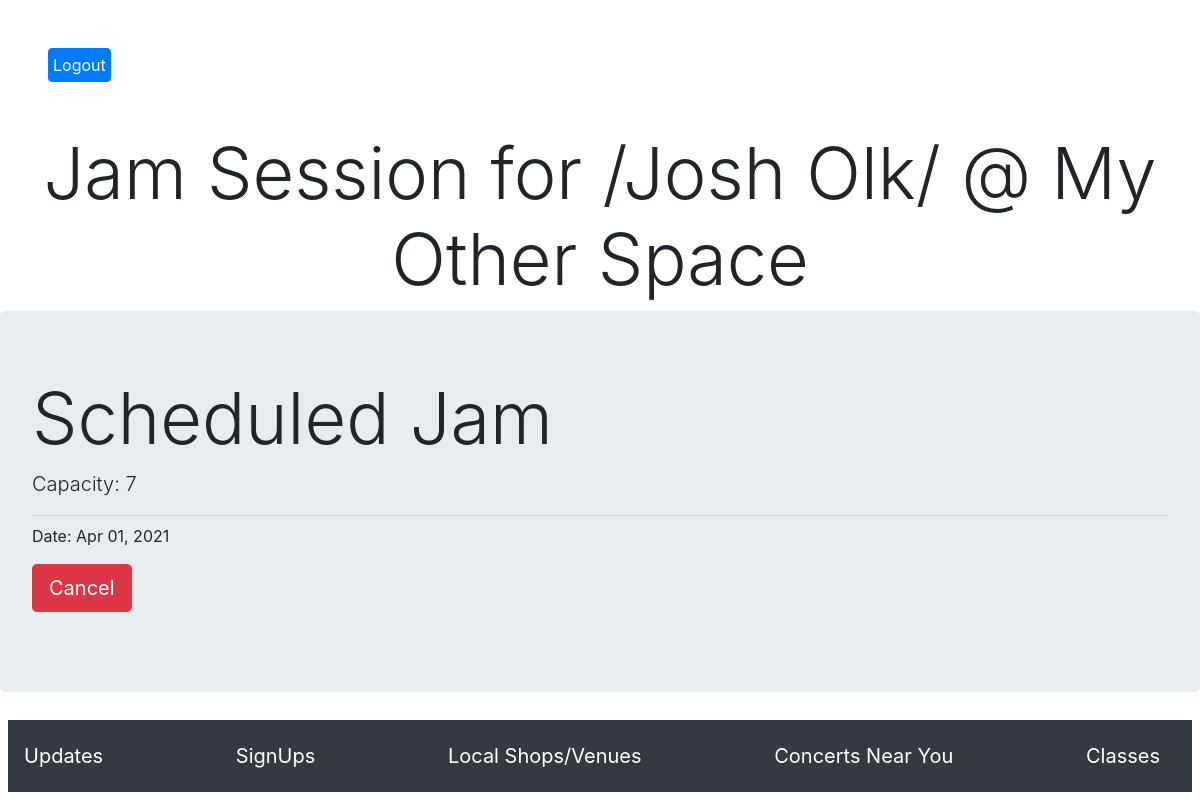
The app's page /validated/2 (signed in) with its own data.
### models.py (models this page shows, shortened)
class User(db.Model):
    id = db.Column(db.Integer, primary_key=True)
    email = db.Column(db.String(255))
    password = db.Column(db.String(255))
    first_name = db.Column(db.String(255))
    last_name = db.Column(db.String(255))
    college = db.Column(db.String(255))
    city = db.Column(db.String(255))
    about = db.Column(db.Text)
    major = db.Column(db.String(255))
    instruments = db.relationship('Instrument', secondary=user_instruments)
    attended_sessions = db.relationship('Jam_session', secondary=attendance)
    genre_id = db.Column(db.Integer, db.ForeignKey('genre.id'))
    genre = db.relationship('Genre', foreign_keys=[genre_id], backref='users')
    proficiency = db.Column(db.String(255))
    created_at = db.Column(db.DateTime, server_default=func.now())
    updated_at = db.Column(db.DateTime, server_default=func.now(), onupdate=func.now())
    @classmethod
    def current_user(cls, id):
        user = cls.query.get(id)
        return user

class Jam_session(db.Model):
    id = db.Column(db.Integer, primary_key=True)
    name = db.Column(db.String(255))
    location = db.Column(db.String(255))
    date = db.Column(db.DateTime)
    attendance_limit = db.Column(db.Integer)
    user_id = db.Column(db.Integer, db.ForeignKey('user.id', ondelete='cascade'), nullable=False)
    host = db.relationship('User', foreign_keys=[user_id], backref='sessions')
    attendees = db.relationship('User', secondary=attendance)
    created_at = db.Column(db.DateTime, server_default=func.now())
    updated_at = db.Column(db.DateTime, server_default=func.now(), onupdate=func.now())
    @classmethod
    def current_session(cls, id):
        session = cls.query.get(id)
        return session

### controller_functions.py (the view)
def validate(id):
    user = User.current_user(session['user_id'])
    jam = Jam_session.current_session(id)
    if user == jam.host:
        jam_date = jam.date.strftime('%b %d, %Y')
        return render_template('validate.html', jam=jam, jam_date=jam_date)
    return redirect('/signups')

### templates/validate.html (shortened to what this page needs)
<!DOCTYPE html>
<html lang="en">
<head>
    <link rel="stylesheet" href="https://stackpath.bootstrapcdn.com/bootstrap/4.4.1/css/bootstrap.min.css">
</head>
<body>
    <a href="/logout" class='text-left btn btn-primary btn-circle m-5 p-1'><buttton>Logout</buttton></a>
    <h1 class="display-3 text-center"> Jam Session for /{{jam.host.first_name}} {{jam.host.last_name}}/ @ {{jam.location}}</h1>
    <div class="jumbotron">
        <h1 class="display-3">Scheduled Jam</h1>
        <p class="lead">Capacity: {{jam.attendance_limit}}</p>
        <hr class="my-2">
        <p>Date: {{jam_date}}</p>
        <p class="lead">
          <a class="btn btn-danger btn-lg" href="/cancel/{{jam.id}}" role="button">Cancel</a>
        </p>
      </div>
        <nav class="navbar fixed-bottom navbar-dark bg-dark p-3 m-2">
            <a class="navbar-brand" href="/homepage">Updates</a>
            <a class="navbar-brand" href="/signups">SignUps</a>
            <a class="navbar-brand" href="/stores">Local Shops/Venues</a>
            <a class="navbar-brand" href="/concerts">Concerts Near You</a>
            <a class="navbar-brand" href="/classes">Classes</a>
        </nav>
</body>
</html>

### records on screen
User: host.first_name "Josh", host.last_name "Olk"
Jam_session: location "My Other Space", attendance_limit "7", date "Apr 01, 2021"
